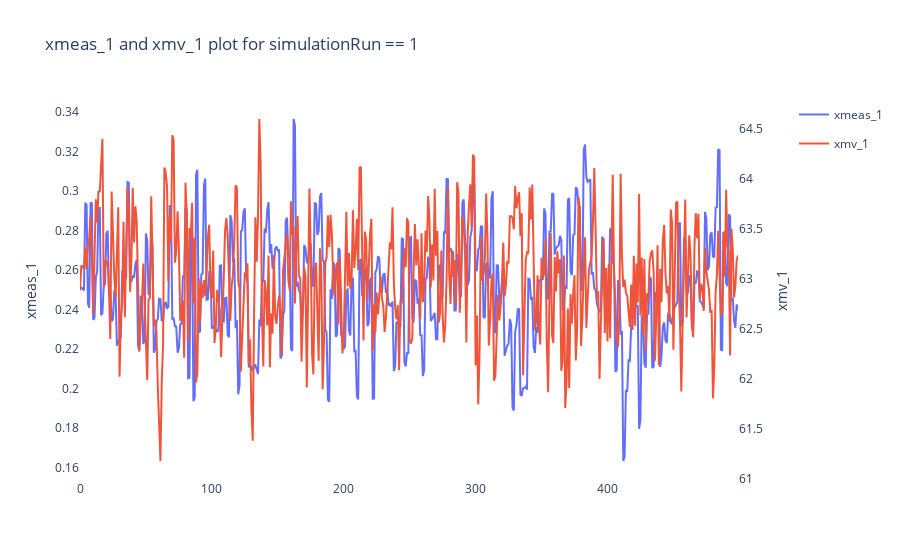

Source (notebook cell):
### Markdown cell above
위에서 확인한 것 처럼, 1개의 `simulationRun` 은 `500` 개의 `sample` 로 이루어져 있으므로, 임의의 `simulationRun==1` 값에 대해 `xmeas`, `xmv` 값을 시각화 합니다.

### Code cell
from plotly.subplots import make_subplots

subfig = make_subplots(specs=[[{"secondary_y": True}]])

fig1 = px.line(train_data.query("simulationRun == 1")[["xmeas_1"]])
fig2 = px.line(train_data.query("simulationRun == 1")[["xmv_1"]])
fig2.update_traces(yaxis="y2")

subfig.layout.yaxis.title="index"
subfig.layout.yaxis.title="xmeas_1"
subfig.layout.yaxis2.title="xmv_1"
subfig.layout.title = "xmeas_1 and xmv_1 plot for simulationRun == 1" 
subfig.add_traces(fig1.data + fig2.data)
subfig.for_each_trace(lambda t: t.update(line=dict(color=t.marker.color)))
subfig.update_layout(plot_bgcolor='#ffffff')
subfig.show()

### Figure 1 — Plotly figure (JSON) as saved in the notebook; plotly's stock layout.template omitted (floating-point values rounded to 4 significant figures; data arrays with more than 128 entries replaced by an {"elided": "..."} marker saying what was removed)
{"data": [{"hovertemplate": "variable=xmeas_1<br>index=%{x}<br>value=%{y}<extra></extra>", "legendgroup": "xmeas_1", "line": {"dash": "solid"}, "marker": {"symbol": "circle"}, "mode": "lines", "name": "xmeas_1", "orientation": "v", "showlegend": true, "type": "scatter", "x": {"elided": "500 int values"}, "xaxis": "x", "y": {"elided": "500 float values"}, "yaxis": "y"}, {"hovertemplate": "variable=xmv_1<br>index=%{x}<br>value=%{y}<extra></extra>", "legendgroup": "xmv_1", "line": {"dash": "solid"}, "marker": {"symbol": "circle"}, "mode": "lines", "name": "xmv_1", "orientation": "v", "showlegend": true, "type": "scatter", "x": {"elided": "500 int values"}, "xaxis": "x", "y": {"elided": "500 float values"}, "yaxis": "y2"}], "layout": {"plot_bgcolor": "#ffffff", "title": {"text": "xmeas_1 and xmv_1 plot for simulationRun == 1"}, "xaxis": {"anchor": "y", "domain": [0, 0.94]}, "yaxis": {"anchor": "x", "domain": [0, 1], "title": {"text": "xmeas_1"}}, "yaxis2": {"anchor": "x", "overlaying": "y", "side": "right", "title": {"text": "xmv_1"}}}}
